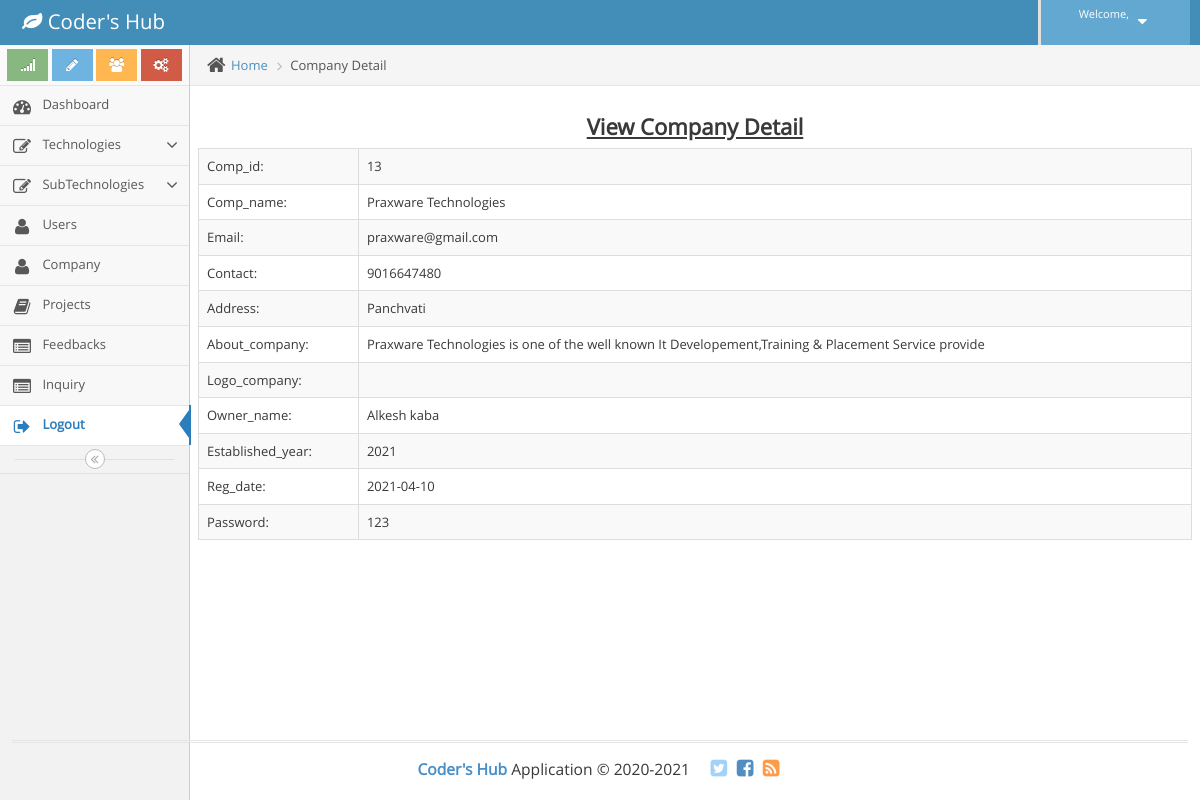
Screenshot of /admin/company_details.php?detail_id=13 with the database file from the repository.
### tables this page shows
CREATE TABLE `company` (
  `Comp_id` int(12) NOT NULL,
  `Comp_name` varchar(30) NOT NULL,
  `Email` varchar(100) NOT NULL,
  `Contact` bigint(12) NOT NULL,
  `Address` varchar(100) NOT NULL,
  `About_company` varchar(100) NOT NULL,
  `Logo_company` varchar(30) NOT NULL,
  `Owner_name` varchar(15) NOT NULL,
  `Established_year` int(10) NOT NULL,
  `Reg_date` date NOT NULL,
  `Password` varchar(10) NOT NULL
);

### admin/company_details.php (the view, shortened to what this page needs)
<?php
$obj = new mysqli("localhost","root","","codershub");
$id = $_GET["detail_id"];
$result = $obj->query("select * from company where Comp_id='$id'");
$row = $result->fetch_object();
?>
<!DOCTYPE html>
<html lang="en">
	<head>
		<link rel="stylesheet" href="assets/css/bootstrap.min.css" />
		<link rel="stylesheet" href="assets/font-awesome/4.5.0/css/font-awesome.min.css" />
		<link rel="stylesheet" href="assets/css/jquery-ui.custom.min.css" />
		<link rel="stylesheet" href="assets/css/chosen.min.css" />
		<link rel="stylesheet" href="assets/css/bootstrap-datepicker3.min.css" />
		<link rel="stylesheet" href="assets/css/bootstrap-timepicker.min.css" />
		<link rel="stylesheet" href="assets/css/daterangepicker.min.css" />
		<link rel="stylesheet" href="assets/css/bootstrap-datetimepicker.min.css" />
		<link rel="stylesheet" href="assets/css/bootstrap-colorpicker.min.css" />
		<link rel="stylesheet" href="assets/css/ace.min.css" class="ace-main-stylesheet" id="main-ace-style" />
		<link rel="stylesheet" href="assets/css/ace-skins.min.css" />
		<link rel="stylesheet" href="assets/css/ace-rtl.min.css" />
	</head>
	<body class="no-skin">
		<?php include 'common/header.php';?>
		<div class="main-container ace-save-state" id="main-container">
			<?php include 'common/sidebar.php';?>
			<div class="main-content">
				<div class="main-content-inner">
					<div class="breadcrumbs ace-save-state" id="breadcrumbs">
						<ul class="breadcrumb">
							<li>
								<i class="ace-icon fa fa-home home-icon"></i>
								<a href="#">Home</a>
							</li>
							<li class="active">Company Detail</li>
						</ul>
					</div>
					<div class="page-content">
						<div class="row">
					<form method="post">
					<table id="dynamic-table" class="table table-striped table-bordered table-hover">
						<h3 align="center"><b><u>View Company Detail</u></b></h3>
						<tr>
							<td>Comp_id:</td>
							<td><?php echo $row->Comp_id;?></td>
						</tr>
						<tr>
							<td>Comp_name:</td>
							<td><?php echo $row->Comp_name;?></td>
						</tr>
						<tr>
							<td>Email:</td>
							<td><?php echo $row->Email;?></td>
						</tr>
						<tr>
							<td>Contact:</td>
							<td><?php echo $row->Contact;?></td>
						</tr>
						<tr>
							<td>Address:</td>
							<td><?php echo $row->Address;?></td>
						</tr>
						<tr>
							<td>About_company:</td>
							<td><?php echo $row->About_company;?></td>
						</tr>
						<tr>
							<td>Logo_company:</td>
							<td><?php echo $row->Logo_company;?></td>
						</tr>
						<tr>
							<td>Owner_name:</td>
							<td><?php echo $row->Owner_name;?></td>
						</tr>
						<tr>
							<td>Established_year:</td>
							<td><?php echo $row->Established_year;?></td>
						</tr>
						<tr>
							<td>Reg_date:</td>
							<td><?php echo $row->Reg_date;?></td>
						</tr>
						<tr>
							<td>Password:</td>
							<td><?php echo $row->Password;?></td>
						</tr>
					</table>
					</form>
							</div>
						</div>
					</div>
				</div>
			</div>
			<div class="footer">
				<div class="footer-inner">
					<?php include 'common/footer.php';?>
	</body>
</html>

### rows the page displays
company: Comp_id "13", Comp_name "Praxware Technologies", Email "praxware@gmail.com", Contact "9016647480", Address "Panchvati", About_company "Praxware Technologies is one of the well known It Developement,Training & Placement Service provide", Owner_name "Alkesh kaba", Established_year "2021", Reg_date "2021-04-10", Password "123"
